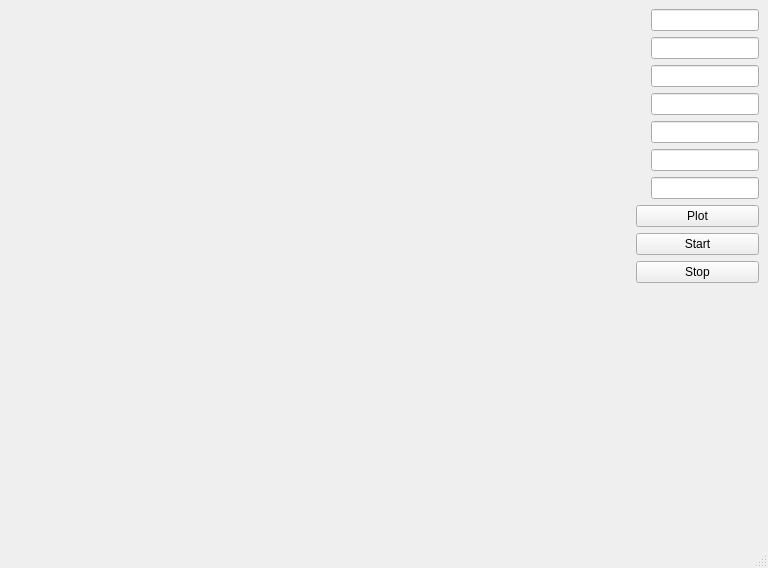
<?xml version="1.0" encoding="UTF-8"?>
<ui version="4.0">
 <class>MainWindow</class>
 <widget class="QMainWindow" name="MainWindow">
  <property name="geometry">
   <rect>
    <x>0</x>
    <y>0</y>
    <width>768</width>
    <height>568</height>
   </rect>
  </property>
  <property name="minimumSize">
   <size>
    <width>768</width>
    <height>0</height>
   </size>
  </property>
  <property name="maximumSize">
   <size>
    <width>768</width>
    <height>619</height>
   </size>
  </property>
  <property name="windowTitle">
   <string>MainWindow</string>
  </property>
  <widget class="QWidget" name="centralwidget">
   <property name="enabled">
    <bool>true</bool>
   </property>
   <layout class="QHBoxLayout" name="horizontalLayout_2" stretch="0,0,0">
    <property name="spacing">
     <number>6</number>
    </property>
    <property name="sizeConstraint">
     <enum>QLayout::SetNoConstraint</enum>
    </property>
    <property name="bottomMargin">
     <number>9</number>
    </property>
    <item>
     <widget class="QwtPlot" name="qwtPlot">
      <property name="sizePolicy">
       <sizepolicy hsizetype="MinimumExpanding" vsizetype="MinimumExpanding">
        <horstretch>0</horstretch>
        <verstretch>0</verstretch>
       </sizepolicy>
      </property>
     </widget>
    </item>
    <item>
     <widget class="QwtPlot" name="qwtPlotBright">
      <property name="autoReplot" stdset="0">
       <bool>false</bool>
      </property>
     </widget>
    </item>
    <item>
     <layout class="QFormLayout" name="formLayout_3">
      <property name="sizeConstraint">
       <enum>QLayout::SetNoConstraint</enum>
      </property>
      <property name="fieldGrowthPolicy">
       <enum>QFormLayout::AllNonFixedFieldsGrow</enum>
      </property>
      <property name="rowWrapPolicy">
       <enum>QFormLayout::DontWrapRows</enum>
      </property>
      <property name="labelAlignment">
       <set>Qt::AlignLeading|Qt::AlignLeft|Qt::AlignTop</set>
      </property>
      <property name="formAlignment">
       <set>Qt::AlignLeading|Qt::AlignLeft|Qt::AlignTop</set>
      </property>
      <property name="horizontalSpacing">
       <number>15</number>
      </property>
      <property name="verticalSpacing">
       <number>6</number>
      </property>
      <property name="leftMargin">
       <number>0</number>
      </property>
      <item row="0" column="0">
       <widget class="QwtTextLabel" name="blStrLabel">
        <property name="sizePolicy">
         <sizepolicy hsizetype="Fixed" vsizetype="Preferred">
          <horstretch>0</horstretch>
          <verstretch>0</verstretch>
         </sizepolicy>
        </property>
        <property name="lineWidth">
         <number>1</number>
        </property>
        <property name="indent" stdset="0">
         <number>10</number>
        </property>
        <property name="plainText" stdset="0">
         <string>Black strip width</string>
        </property>
       </widget>
      </item>
      <item row="0" column="1">
       <widget class="QLineEdit" name="blStrBox">
        <property name="sizePolicy">
         <sizepolicy hsizetype="Maximum" vsizetype="Fixed">
          <horstretch>0</horstretch>
          <verstretch>0</verstretch>
         </sizepolicy>
        </property>
       </widget>
      </item>
      <item row="1" column="0">
       <widget class="QwtTextLabel" name="whStrLabel">
        <property name="sizePolicy">
         <sizepolicy hsizetype="Fixed" vsizetype="Preferred">
          <horstretch>0</horstretch>
          <verstretch>0</verstretch>
         </sizepolicy>
        </property>
        <property name="plainText" stdset="0">
         <string>White strip width</string>
        </property>
       </widget>
      </item>
      <item row="1" column="1">
       <widget class="QLineEdit" name="whStrBox">
        <property name="sizePolicy">
         <sizepolicy hsizetype="Maximum" vsizetype="Fixed">
          <horstretch>0</horstretch>
          <verstretch>0</verstretch>
         </sizepolicy>
        </property>
       </widget>
      </item>
      <item row="2" column="0">
       <widget class="QwtTextLabel" name="zMaxLabel">
        <property name="sizePolicy">
         <sizepolicy hsizetype="Fixed" vsizetype="Preferred">
          <horstretch>0</horstretch>
          <verstretch>0</verstretch>
         </sizepolicy>
        </property>
        <property name="plainText" stdset="0">
         <string>z max</string>
        </property>
       </widget>
      </item>
      <item row="2" column="1">
       <widget class="QLineEdit" name="zMaxBox">
        <property name="sizePolicy">
         <sizepolicy hsizetype="Maximum" vsizetype="Fixed">
          <horstretch>0</horstretch>
          <verstretch>0</verstretch>
         </sizepolicy>
        </property>
       </widget>
      </item>
      <item row="3" column="0">
       <widget class="QwtTextLabel" name="stepLabel">
        <property name="sizePolicy">
         <sizepolicy hsizetype="Fixed" vsizetype="Preferred">
          <horstretch>0</horstretch>
          <verstretch>0</verstretch>
         </sizepolicy>
        </property>
        <property name="plainText" stdset="0">
         <string>Step</string>
        </property>
       </widget>
      </item>
      <item row="3" column="1">
       <widget class="QLineEdit" name="stepBox">
        <property name="sizePolicy">
         <sizepolicy hsizetype="Maximum" vsizetype="Fixed">
          <horstretch>0</horstretch>
          <verstretch>0</verstretch>
         </sizepolicy>
        </property>
       </widget>
      </item>
      <item row="4" column="0">
       <widget class="QwtTextLabel" name="countsLabel">
        <property name="sizePolicy">
         <sizepolicy hsizetype="Fixed" vsizetype="Preferred">
          <horstretch>0</horstretch>
          <verstretch>0</verstretch>
         </sizepolicy>
        </property>
        <property name="plainText" stdset="0">
         <string>Counts</string>
        </property>
       </widget>
      </item>
      <item row="4" column="1">
       <widget class="QLineEdit" name="countsBox">
        <property name="sizePolicy">
         <sizepolicy hsizetype="Maximum" vsizetype="Fixed">
          <horstretch>0</horstretch>
          <verstretch>0</verstretch>
         </sizepolicy>
        </property>
       </widget>
      </item>
      <item row="5" column="0">
       <widget class="QwtTextLabel" name="maxBrLabel">
        <property name="sizePolicy">
         <sizepolicy hsizetype="Fixed" vsizetype="Preferred">
          <horstretch>0</horstretch>
          <verstretch>0</verstretch>
         </sizepolicy>
        </property>
        <property name="plainText" stdset="0">
         <string>Max brightness</string>
        </property>
       </widget>
      </item>
      <item row="5" column="1">
       <widget class="QLineEdit" name="maxBrBox">
        <property name="sizePolicy">
         <sizepolicy hsizetype="Maximum" vsizetype="Fixed">
          <horstretch>0</horstretch>
          <verstretch>0</verstretch>
         </sizepolicy>
        </property>
       </widget>
      </item>
      <item row="6" column="0">
       <widget class="QwtTextLabel" name="minBrLabel">
        <property name="sizePolicy">
         <sizepolicy hsizetype="Fixed" vsizetype="Preferred">
          <horstretch>0</horstretch>
          <verstretch>0</verstretch>
         </sizepolicy>
        </property>
        <property name="plainText" stdset="0">
         <string>Min brightness</string>
        </property>
       </widget>
      </item>
      <item row="6" column="1">
       <widget class="QLineEdit" name="minBrBox">
        <property name="sizePolicy">
         <sizepolicy hsizetype="Maximum" vsizetype="Fixed">
          <horstretch>0</horstretch>
          <verstretch>0</verstretch>
         </sizepolicy>
        </property>
       </widget>
      </item>
      <item row="7" column="0" colspan="2">
       <widget class="QPushButton" name="plotButton">
        <property name="sizePolicy">
         <sizepolicy hsizetype="Preferred" vsizetype="Fixed">
          <horstretch>0</horstretch>
          <verstretch>0</verstretch>
         </sizepolicy>
        </property>
        <property name="text">
         <string>Plot</string>
        </property>
       </widget>
      </item>
      <item row="8" column="0" colspan="2">
       <widget class="QPushButton" name="startButton">
        <property name="enabled">
         <bool>true</bool>
        </property>
        <property name="sizePolicy">
         <sizepolicy hsizetype="Preferred" vsizetype="Fixed">
          <horstretch>0</horstretch>
          <verstretch>0</verstretch>
         </sizepolicy>
        </property>
        <property name="text">
         <string>Start</string>
        </property>
        <property name="checkable">
         <bool>true</bool>
        </property>
        <property name="checked">
         <bool>false</bool>
        </property>
        <property name="flat">
         <bool>false</bool>
        </property>
       </widget>
      </item>
      <item row="9" column="0" colspan="2">
       <widget class="QPushButton" name="stopButton">
        <property name="sizePolicy">
         <sizepolicy hsizetype="Preferred" vsizetype="Fixed">
          <horstretch>0</horstretch>
          <verstretch>0</verstretch>
         </sizepolicy>
        </property>
        <property name="text">
         <string>Stop</string>
        </property>
       </widget>
      </item>
     </layout>
    </item>
   </layout>
  </widget>
  <widget class="QMenuBar" name="menubar">
   <property name="geometry">
    <rect>
     <x>0</x>
     <y>0</y>
     <width>768</width>
     <height>22</height>
    </rect>
   </property>
  </widget>
  <widget class="QStatusBar" name="statusbar"/>
 </widget>
 <customwidgets>
  <customwidget>
   <class>QwtPlot</class>
   <extends>QFrame</extends>
   <header>qwt_plot.h</header>
   <container>1</container>
  </customwidget>
  <customwidget>
   <class>QwtTextLabel</class>
   <extends>QFrame</extends>
   <header>qwt_text_label.h</header>
   <container>1</container>
  </customwidget>
 </customwidgets>
 <resources/>
 <connections/>
</ui>
